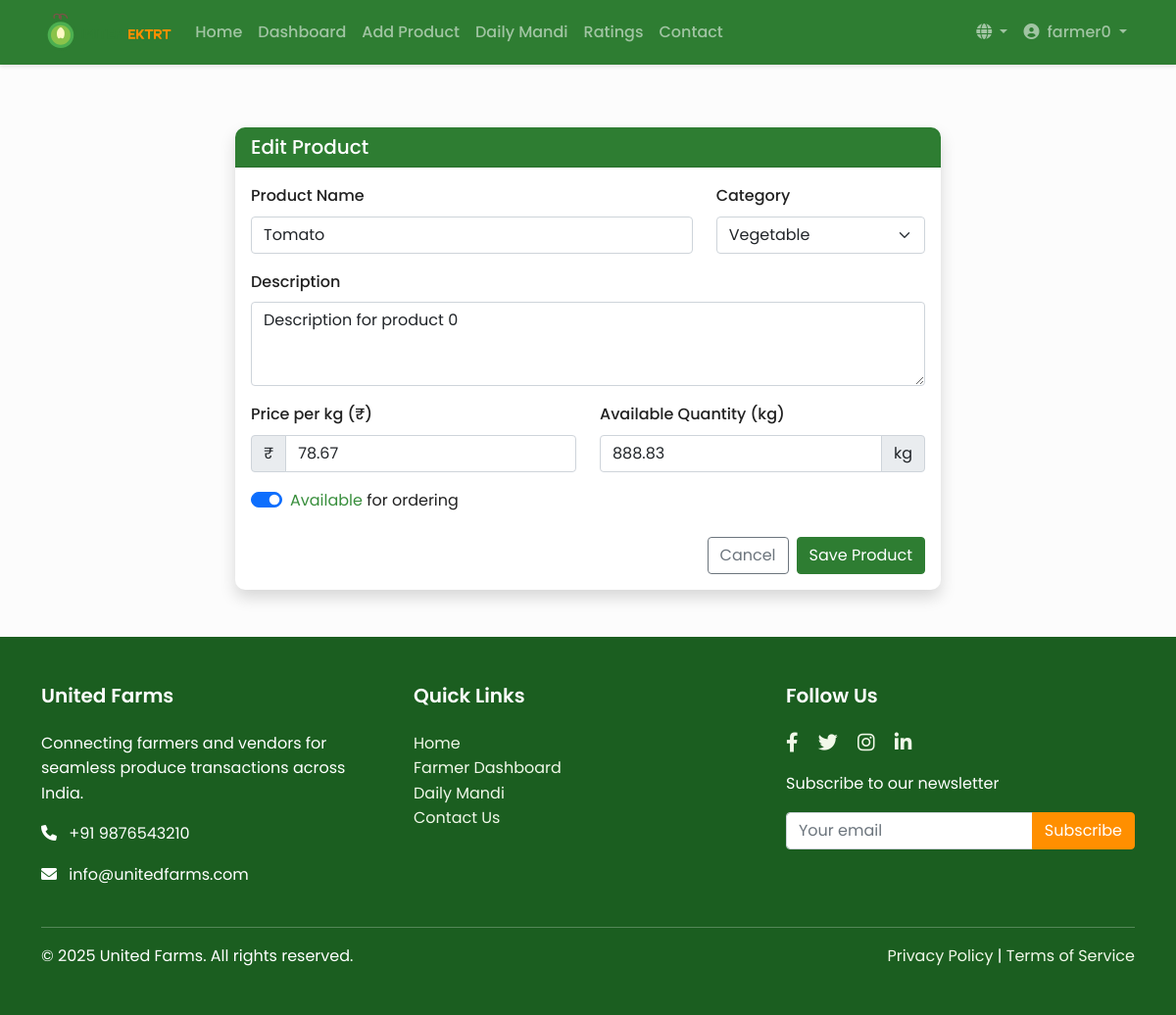
Page /products/1/edit (signed in) on the committed database.
### models.py (models this page shows, shortened)
class User(UserMixin, db.Model):
    id = db.Column(db.Integer, primary_key=True)
    username = db.Column(db.String(64), unique=True, nullable=False)
    email = db.Column(db.String(120), unique=True, nullable=False)
    password_hash = db.Column(db.String(256), nullable=False)
    full_name = db.Column(db.String(100), nullable=False)
    phone = db.Column(db.String(20), nullable=False)
    address = db.Column(db.String(200), nullable=False)
    role = db.Column(db.String(10), nullable=False)  # 'farmer' or 'vendor'
    is_verified = db.Column(db.Boolean, default=False)
    created_at = db.Column(db.DateTime, default=datetime.utcnow)
    farmer_products = db.relationship('Product', backref='farmer', lazy=True)
    received_orders = db.relationship('Order', foreign_keys='Order.farmer_id', backref='seller', lazy=True)
    placed_orders = db.relationship('Order', foreign_keys='Order.vendor_id', backref='buyer', lazy=True)
    given_ratings = db.relationship('Rating', foreign_keys='Rating.rater_id', backref='rater', lazy=True)
    received_ratings = db.relationship('Rating', foreign_keys='Rating.ratee_id', backref='ratee', lazy=True)

class Product(db.Model):
    id = db.Column(db.Integer, primary_key=True)
    farmer_id = db.Column(db.Integer, db.ForeignKey('user.id'), nullable=False)
    name = db.Column(db.String(100), nullable=False)
    category = db.Column(db.String(50), nullable=False)  # fruit or vegetable
    description = db.Column(db.Text, nullable=True)
    price_per_kg = db.Column(db.Float, nullable=False)
    available_quantity = db.Column(db.Float, nullable=False)  # in kg
    unit = db.Column(db.String(10), default='kg')
    is_available = db.Column(db.Boolean, default=True)
    created_at = db.Column(db.DateTime, default=datetime.utcnow)
    updated_at = db.Column(db.DateTime, default=datetime.utcnow, onupdate=datetime.utcnow)
    price_history = db.relationship('ProductPriceHistory', backref='product', lazy=True)
    order_items = db.relationship('OrderItem', backref='product', lazy=True)

### routes.py (the view)
@app.route('/products/<int:product_id>/edit', methods=['GET', 'POST'])
@login_required
def edit_product(product_id):
    product = Product.query.get_or_404(product_id)
    if product.farmer_id != current_user.id:
        abort(403)
    form = ProductForm()
    if form.validate_on_submit():
        product.name = form.name.data
        product.category = form.category.data
        product.description = form.description.data
        if product.price_per_kg != form.price_per_kg.data:
            price_history = ProductPriceHistory(
                product_id=product.id,
                price=form.price_per_kg.data
            )
            db.session.add(price_history)
            product.price_per_kg = form.price_per_kg.data
        product.available_quantity = form.available_quantity.data
        product.is_available = form.is_available.data
        product.updated_at = datetime.utcnow()
        db.session.commit()
        flash('Product updated successfully!', 'success')
        return redirect(url_for('farmer_dashboard'))
    elif request.method == 'GET':
        form.name.data = product.name
        form.category.data = product.category
        form.description.data = product.description
        form.price_per_kg.data = product.price_per_kg
        form.available_quantity.data = product.available_quantity
        form.is_available.data = product.is_available
    return render_template('product_listing.html', title='Edit Product', form=form, product=product)

### forms.py
class ProductForm(FlaskForm):
    name = StringField('Product Name', validators=[DataRequired()])
    category = SelectField('Category', choices=[('fruit', 'Fruit'), ('vegetable', 'Vegetable')], validators=[DataRequired()])
    description = TextAreaField('Description')
    price_per_kg = FloatField('Price per kg (₹)', validators=[DataRequired(), NumberRange(min=0.1)])
    available_quantity = FloatField('Available Quantity (kg)', validators=[DataRequired(), NumberRange(min=1)])
    is_available = BooleanField('Available for Order')
    submit = SubmitField('Save Product')

### models.py (called while the page is built)
@login_manager.user_loader
def load_user(user_id):
    return User.query.get(int(user_id))

### templates/product_listing.html (shortened to what this page needs)
{% extends "layout.html" %}
{% block content %}
<div class="container py-4">
    {% if product is defined and product is not none %}
        <div class="row">
            <div class="col-lg-8 mx-auto">
                <div class="card shadow">
                    <div class="card-header bg-primary text-white">
                        <h5 class="mb-0">{{ 'Edit' if product else 'Add New' }} Product</h5>
                    </div>
                    <div class="card-body">
                        <form method="POST" action="{{ url_for('edit_product', product_id=product.id) if product else url_for('new_product') }}">
                            <div class="row mb-3">
                                <div class="col-md-8">
                                    <label for="name" class="form-label">Product Name</label>
                                    {{ form.name(class="form-control", placeholder="Enter product name") }}
                                </div>
                                <div class="col-md-4">
                                    <label for="category" class="form-label">Category</label>
                                    {{ form.category(class="form-select") }}
                                </div>
                            </div>
                            <div class="mb-3">
                                <label for="description" class="form-label">Description</label>
                                {{ form.description(class="form-control", rows="3", placeholder="Add details about quality, variety, etc.") }}
                            </div>
                            <div class="row mb-3">
                                <div class="col-md-6">
                                    <label for="price_per_kg" class="form-label">Price per kg (₹)</label>
                                    <div class="input-group">
                                        <span class="input-group-text">₹</span>
                                        {{ form.price_per_kg(class="form-control", placeholder="Enter price per kg") }}
                                    </div>
                                </div>
                                <div class="col-md-6">
                                    <label for="available_quantity" class="form-label">Available Quantity (kg)</label>
                                    <div class="input-group">
                                        {{ form.available_quantity(class="form-control", placeholder="Enter available quantity") }}
                                        <span class="input-group-text">kg</span>
                                    </div>
                                </div>
                            </div>
                            <div class="mb-4">
                                <div class="form-check form-switch">
                                    {{ form.is_available(class="form-check-input", id="is_available") }}
                                    <label class="form-check-label" for="is_available">
                                        <span id="availability-status" class="{{ 'text-success' if product and product.is_available else 'text-danger' }}">
                                            {{ 'Available' if product and product.is_available else 'Unavailable' }}
                                        </span> for ordering
                                    </label>
                                </div>
                            </div>
                            <div class="d-grid gap-2 d-md-flex justify-content-md-end">
                                <a href="{{ url_for('farmer_dashboard') }}" class="btn btn-outline-secondary">Cancel</a>
                                {{ form.submit(class="btn btn-primary") }}
                            </div>
                        </form>
                    </div>
                </div>
            </div>
        </div>
    {% endif %}
</div>
{% endblock %}

### templates/layout.html (shortened to what this page needs)
<!DOCTYPE html>
<html lang="en">
<head>
    <link href="https://cdn.jsdelivr.net/npm/bootstrap@5.1.3/dist/css/bootstrap.min.css" rel="stylesheet">
    <link rel="stylesheet" href="https://cdnjs.cloudflare.com/ajax/libs/font-awesome/6.0.0/css/all.min.css">
    <link rel="stylesheet" href="{{ url_for('static', filename='css/style.css') }}">
</head>
<body>
    <nav class="navbar navbar-expand-lg navbar-dark bg-primary">
        <div class="container">
            <a class="navbar-brand" href="{{ url_for('index') }}">
                <img src="{{ url_for('static', filename='svg/logo.svg') }}" alt="United Farms Logo" height="40">
            </a>
            <div class="collapse navbar-collapse" id="navbarNav">
                <ul class="navbar-nav me-auto">
                    <li class="nav-item">
                        <a class="nav-link" href="{{ url_for('index') }}">Home</a>
                    </li>
                    {% if current_user.is_authenticated %}
                        {% if current_user.role == 'farmer' %}
                            <li class="nav-item">
                                <a class="nav-link" href="{{ url_for('farmer_dashboard') }}">Dashboard</a>
                            </li>
                            <li class="nav-item">
                                <a class="nav-link" href="{{ url_for('new_product') }}">Add Product</a>
                            </li>
                        {% endif %}
                        <li class="nav-item">
                            <a class="nav-link" href="{{ url_for('daily_mandi') }}">Daily Mandi</a>
                        </li>
                        <li class="nav-item">
                            <a class="nav-link" href="{{ url_for('ratings') }}">Ratings</a>
                        </li>
                    {% endif %}
                    <li class="nav-item">
                        <a class="nav-link" href="{{ url_for('contact') }}">Contact</a>
                    </li>
                </ul>
                <ul class="navbar-nav">
                    <li class="nav-item dropdown language-selector">
                        <button class="nav-link dropdown-toggle" id="languageDropdown" data-bs-toggle="dropdown" aria-expanded="false">
                            <i class="fas fa-globe"></i>
                        </button>
                    </li>
                    {% if current_user.is_authenticated %}
                        <li class="nav-item dropdown">
                            <a class="nav-link dropdown-toggle" href="#" id="userDropdown" role="button" data-bs-toggle="dropdown" aria-expanded="false">
                                <i class="fas fa-user-circle me-1"></i> {{ current_user.username }}
                            </a>
                        </li>
                    {% endif %}
                </ul>
            </div>
        </div>
    </nav>
    <main class="container py-4">
        {% block content %}{% endblock %}
    </main>
    <footer class="footer mt-auto py-5 bg-dark">
        <div class="container">
            <div class="row">
                <div class="col-md-4">
                    <h5 class="footer-heading">United Farms</h5>
                    <p>Connecting farmers and vendors for seamless produce transactions across India.</p>
                    <p><i class="fas fa-phone me-2"></i> +91 9876543210</p>
                    <p><i class="fas fa-envelope me-2"></i> info@unitedfarms.com</p>
                </div>
                <div class="col-md-4">
                    <h5 class="footer-heading">Quick Links</h5>
                    <ul class="list-unstyled">
                        <li><a href="{{ url_for('index') }}">Home</a></li>
                        {% if current_user.is_authenticated %}
                            {% if current_user.role == 'farmer' %}
                                <li><a href="{{ url_for('farmer_dashboard') }}">Farmer Dashboard</a></li>
                            {% else %}
                                <li><a href="{{ url_for('vendor_dashboard') }}">Vendor Dashboard</a></li>
                            {% endif %}
                            <li><a href="{{ url_for('daily_mandi') }}">Daily Mandi</a></li>
                        {% else %}
                            <li><a href="{{ url_for('login') }}">Login</a></li>
                            <li><a href="{{ url_for('register') }}">Register</a></li>
                        {% endif %}
                        <li><a href="{{ url_for('contact') }}">Contact Us</a></li>
                    </ul>
                </div>
                <div class="col-md-4">
                    <h5 class="footer-heading">Follow Us</h5>
                    <div class="social-links">
                        <a href="#" class="me-3"><i class="fab fa-facebook-f fa-lg"></i></a>
                        <a href="#" class="me-3"><i class="fab fa-twitter fa-lg"></i></a>
                        <a href="#" class="me-3"><i class="fab fa-instagram fa-lg"></i></a>
                        <a href="#" class="me-3"><i class="fab fa-linkedin-in fa-lg"></i></a>
                    </div>
                    <div class="mt-3">
                        <p>Subscribe to our newsletter</p>
                        <div class="input-group">
                            <input type="email" class="form-control" placeholder="Your email">
                            <button class="btn btn-secondary" type="button">Subscribe</button>
                        </div>
                    </div>
                </div>
            </div>
            <hr class="mt-4 mb-3 border-light">
            <div class="row">
                <div class="col-md-6">
                    <p class="mb-0">&copy; 2025 United Farms. All rights reserved.</p>
                </div>
                <div class="col-md-6 text-md-end">
                    <p class="mb-0">
                        <a href="#">Privacy Policy</a> |
                        <a href="#">Terms of Service</a>
                    </p>
                </div>
            </div>
        </div>
    </footer>
</body>
</html>

### static/css/style.css (style rules this page uses)
:root { --primary-color: #2e7d32; --secondary-color: #ff8f00; --light-color: #f1f8e9; --dark-color: #1b5e20; --danger-color: #d32f2f; --success-color: #388e3c; --warning-color: #ffa000; --info-color: #1976d2; --white-color: #ffffff; --black-color: #212121; --gray-color: #757575; --light-gray-color: #eeeeee; }
body { font-family: 'Poppins', sans-serif; line-height: 1.6; color: var(--black-color); background-color: #fcfcfc; margin: 0; padding: 0; }
a { color: var(--primary-color); text-decoration: none; }
.text-success { color: var(--success-color) !important; }
.bg-primary { background-color: var(--primary-color) !important; }
.bg-dark { background-color: var(--dark-color) !important; }
.btn-primary { background-color: var(--primary-color); border-color: var(--primary-color); }
.btn-secondary { background-color: var(--secondary-color); border-color: var(--secondary-color); }
.navbar { box-shadow: 0 2px 4px rgba(0, 0, 0, 0.1); }
.navbar-brand { font-weight: 700; font-size: 1.5rem; }
.navbar-nav .nav-link { font-weight: 500; padding-left: 1rem; padding-right: 1rem; }
.card { border: none; border-radius: 10px; overflow: hidden; box-shadow: 0 3px 10px rgba(0, 0, 0, 0.1); transition: transform 0.3s ease; }
.card-header { background-color: var(--light-color); font-weight: 600; }
.form-label { font-weight: 500; }
.footer { background-color: var(--dark-color); color: var(--white-color); padding: 3rem 0; }
.footer a { color: var(--light-color); }
.footer-heading { font-weight: 600; margin-bottom: 1.5rem; }
.language-selector { margin-left: 1rem; }
.language-selector .dropdown-toggle { background: none; border: none; color: rgba(255, 255, 255, 0.55); }
.container { position: relative; z-index: 1; }

### rows in the picture
User: username "farmer0"
Product: name "Tomato", category "Vegetable", description "Description for product 0", price_per_kg "78.67", available_quantity "888.83", is_available "☑", is_available "Available"

### other values in the picture
{{ 'Edit' if product else 'Add New' }} "Edit"
